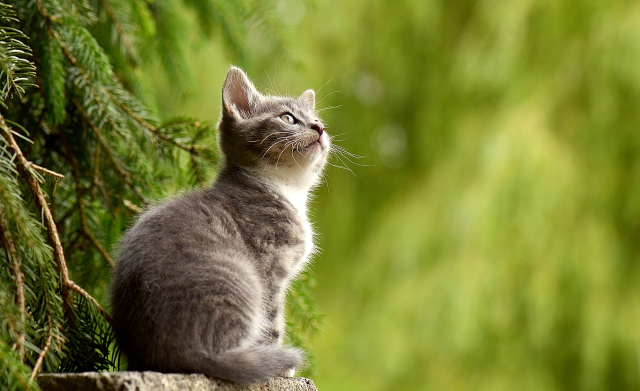
#> input picture p2/cat.jpg, 1280 x 781 px, found by its file name (shown at 1/2 size)
$ python main_p2.py
#> lines starting #> are read from the running program, lines starting #| are printed output that depends on the picture
import numpy as np
import cv2
import math

print(cv2.__version__)

img_filepath = r"C:\SEM6\PCPO\p2\cat.jpg"
# [27 lines of commented-out code are left out]
img = cv2.imread(img_filepath, 1)
#> img is the input picture: shape (781, 1280, 3); mean B, G, R 49.7, 125.8, 119.2
img2 = img.copy()
drawing = False  # True if mouse is pressed
s_x, s_y = -1, -1


# mouse callback function
def draw_rectangle(event, x, y, flags, param):
    global img, s_x, s_y, drawing
    if event == cv2.EVENT_LBUTTONDOWN:
        drawing = True
        s_x, s_y = x, y
    elif event == cv2.EVENT_MOUSEMOVE:
        if drawing == True:
            img = img2.copy()
            cv2.rectangle(img, (s_x, s_y), (x, y), (0, 255, 0), 2)
    elif event == cv2.EVENT_LBUTTONUP:
        drawing = False
        cv2.rectangle(img, (s_x, s_y), (x, y), (0, 255, 0), 2)
        w = max(x, s_x) - min(x, s_x)
        h = max(y, s_y) - min(y, s_y)
        print(w, h)


cv2.namedWindow("image")
cv2.setMouseCallback("image", draw_rectangle)
while True:
    cv2.imshow("image", img)
    if cv2.waitKey(20) & 0xFF == 27:
#> (key Esc is pressed here)
        break
cv2.destroyAllWindows()
# [49 lines of commented-out code are left out]
zdjecie = cv2.imread(img_filepath, 1)
znieksztalcenie = 3
# zapis do zmiennej wymiarów obrazu
(wysokosc, szerokosc, _) = zdjecie.shape
#> wysokosc = 781; szerokosc = 1280
# Zdefiniowanie map przekształceń współrzędnych w formaciefloat32
mapaPrzeksztalcenX = np.zeros((wysokosc, szerokosc), np.float32)
mapaPrzeksztalcenY = np.zeros((wysokosc, szerokosc), np.float32)
wspolrzędnaXsrodka = szerokosc / 2
#> wspolrzędnaXsrodka = 640
wspolrzędnaYsrodka = wysokosc / 2
#> wspolrzędnaYsrodka = 390.5
promienNormalizujacy = szerokosc / 2
#> promienNormalizujacy = 640

for y in range(wysokosc):
    deltaY = y - wspolrzędnaYsrodka
    for x in range(szerokosc):
        deltaX = x - wspolrzędnaXsrodka
        odlegloscOdSrodka = np.power(deltaX, 2) + np.power(deltaY, 2)
        if odlegloscOdSrodka >= np.power(promienNormalizujacy, 2):
            mapaPrzeksztalcenX[y, x] = x
            mapaPrzeksztalcenY[y, x] = y
        else:
            wspolczynnikiZnieksztalcenia = 1.0  # znieksztalcenie = 1 ??
        if odlegloscOdSrodka > 0.0:
            wspolczynnikiZnieksztalcenia = math.pow(
                math.sin(math.pi * math.sqrt(odlegloscOdSrodka) / promienNormalizujacy / 2),
                znieksztalcenie,
            )
        mapaPrzeksztalcenX[y, x] = wspolczynnikiZnieksztalcenia * deltaX + wspolrzędnaXsrodka
        mapaPrzeksztalcenY[y, x] = wspolczynnikiZnieksztalcenia * deltaY + wspolrzędnaYsrodka
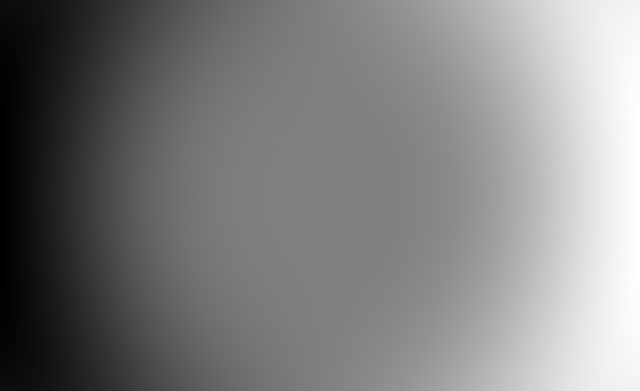
#> mapaPrzeksztalcenX: shape (781, 1280) float32 (shown at 1/2 size); min 2.21e-10, max 1279, mean 639.5; drawn with min black and max white
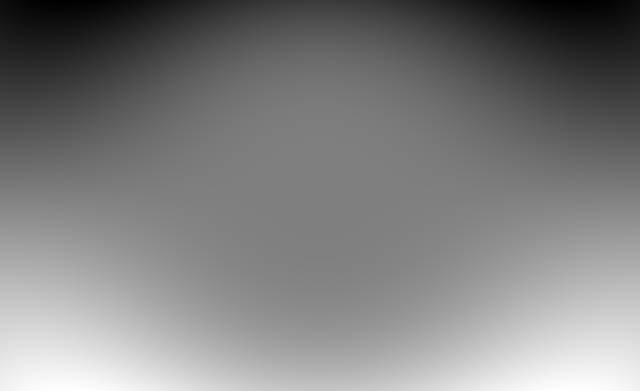
#> mapaPrzeksztalcenY: shape (781, 1280) float32 (shown at 1/2 size); min 7.95e-06, max 780, mean 390.1; drawn with min black and max white

dst = cv2.remap(zdjecie, mapaPrzeksztalcenX, mapaPrzeksztalcenY, cv2.INTER_LINEAR)
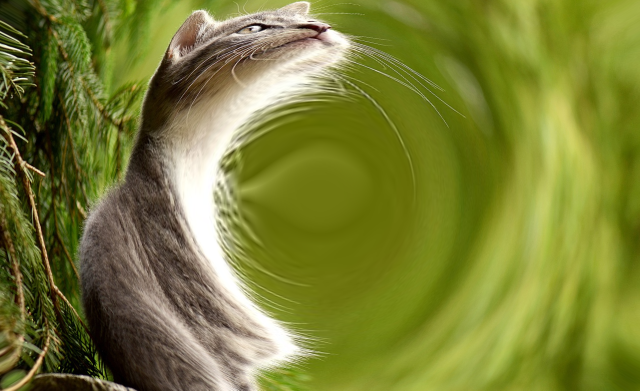
#> dst: shape (781, 1280, 3) (shown at 1/2 size); mean B, G, R 52.8, 126.8, 121.7

cv2.imshow("Zniekształcone", dst)
cv2.waitKey(0)


# ================= translacja z użyciem warpAffine() =============
zdjecie = cv2.imread(img_filepath, 1)
wysokosc, szerokosc, _ = zdjecie.shape
macierzTranslacji = np.float32([[1, 0, 50], [0, 1, 150]])
print(macierzTranslacji)
zdjeciePoTranslacji = cv2.warpAffine(zdjecie, macierzTranslacji, (wysokosc, szerokosc))
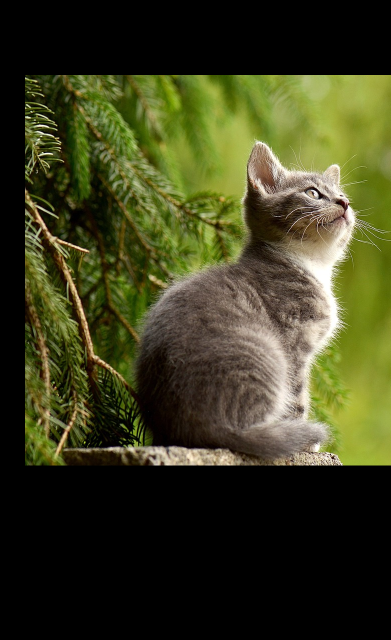
#> zdjeciePoTranslacji: shape (1280, 781, 3) (shown at 1/2 size); mean B, G, R 30.4, 61.2, 59.8
cv2.imshow("Oryginalne", zdjecie)
cv2.imshow("Nowy obraz", zdjeciePoTranslacji)
cv2.waitKey(0)
(wysokosc, szerokosc, _) = zdjecie.shape
macierzTranslacji = np.float32([[1, 0, 50], [0, 1, 150], [0, 0, 1]])
print(macierzTranslacji)
zdjeciePoTranslacji = cv2.warpPerspective(zdjecie, macierzTranslacji, (wysokosc, szerokosc))
cv2.imshow("Oryginalne", zdjecie)
cv2.imshow("Nowy obraz", zdjeciePoTranslacji)
cv2.waitKey(0)

# ===================== skalowanie obrazu =========================
zdjecie = cv2.imread(img_filepath, 1)
wysokosc, szerokosc, _ = zdjecie.shape
zdjeciePoSkalowaniu = cv2.resize(zdjecie, (int(szerokosc / 2), int(wysokosc / 2)))
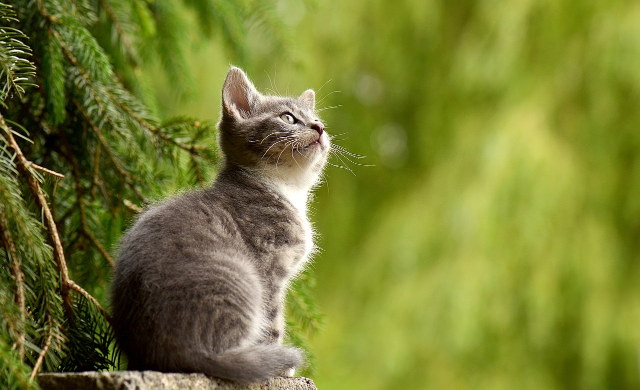
#> zdjeciePoSkalowaniu: shape (390, 640, 3); mean B, G, R 49.5, 125.7, 119
cv2.imshow("zdjeciePoSkalowaniu", zdjeciePoSkalowaniu)
cv2.waitKey(0)

zdjeciePoSkalowaniu = cv2.resize(zdjecie, None, fx=0.5, fy=0.5, interpolation=cv2.INTER_CUBIC)
cv2.imshow("zdjeciePoSkalowaniu", zdjeciePoSkalowaniu)
cv2.waitKey(0)


# ===================== transformacja shear ========================
zdjecie = cv2.imread(img_filepath, 1)
wysokosc, szerokosc, _ = zdjecie.shape
print(wysokosc, szerokosc)
#| 781 1280
macierzTransformacji = np.float32([[1, -0.5, 0], [-0.4, 1, 0], [0, 0, 1]])
LD = macierzTransformacji @ np.float32([0, 0, 1])
RU = macierzTransformacji @ np.float32([szerokosc, wysokosc, 1])
#> RU = [889.5, 269, 1]
LU = macierzTransformacji @ np.float32([0, wysokosc, 1])
#> LU = [-390.5, 781, 1]
RD = macierzTransformacji @ np.float32([szerokosc, 0, 1])
#> RD = [1280, -512, 1]
wysokosc = abs(min([c[0] for c in [LD, RU, LU, RD]])) + abs(max([c[0] for c in [LD, RU, LU, RD]]))
#> wysokosc = 1670.5
szerokosc = abs(min([c[1] for c in [LD, RU, LU, RD]])) + abs(max([c[1] for c in [LD, RU, LU, RD]]))
dx = int(-1 * min([c[0] for c in [LD, RU, LU, RD]]))
dy = int(-1 * min([c[1] for c in [LD, RU, LU, RD]]))
macierzTransformacji[0][2] = dx
macierzTransformacji[1][2] = dy
zdjeciePoPochyleniu = cv2.warpPerspective(zdjecie, macierzTransformacji, (int(wysokosc + 0.5), int(szerokosc + 0.5)))
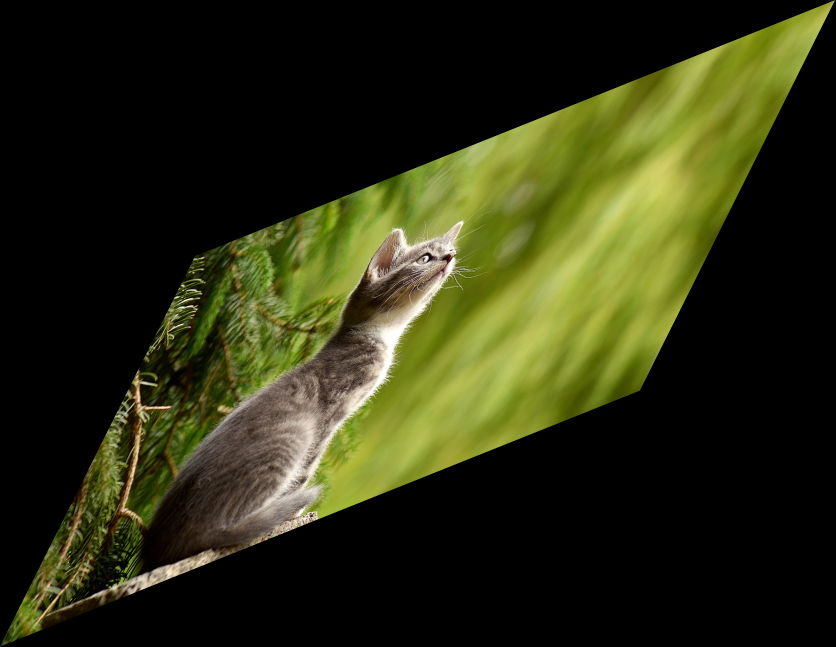
#> zdjeciePoPochyleniu: shape (1293, 1671, 3) (shown at 1/2 size); mean B, G, R 18.4, 46.6, 44.1
cv2.imshow("Shear mapping", zdjeciePoPochyleniu)
cv2.waitKey(0)
